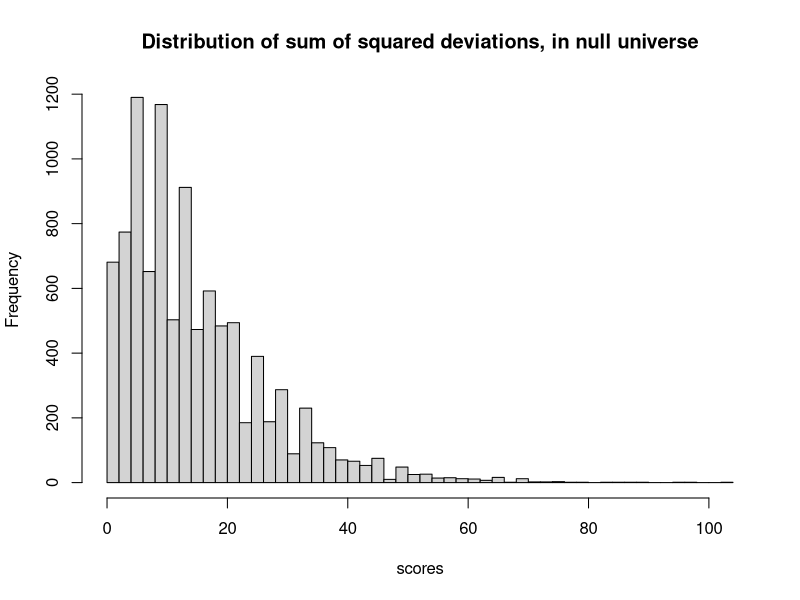

Write R code to recreate this figure.
## ---- chunk 1
# The actual scores for each treatment.
treat_scores <- c(17, 10, 10, 7)
# The mean.
m <- mean(treat_scores)
# The four deviations from the mean
deviations <- treat_scores - m
# Squared deviations.
sq_deviations <- deviations ** 2
# Sum of squared deviations.
actual_sum_sq_deviations <- sum(sq_deviations)
# Show the result.
actual_sum_sq_deviations
## ---- chunk 2
# Set the number of trials.
n_trials <- 10000

# Set the sample size for each trial.
sample_size <- 20

# An empty vector to store the trials.
scores <- numeric(n_trials)

# Do 10000 trials.
for (i in 1:n_trials) {
    # Repeat the following steps 4 times to constitute 4 groups of 20 and
    # count their success rates.
    group_scores <- numeric(4)
    for (group_no in 1:4) {
        # A treatment group
        group <- sample(c('success', 'failure'),
                        size=20,
                        prob=c(0.55, 0.45),
                        replace=TRUE)
        # Count successes.
        group_count <- sum(group == 'success')
        # Store result.
        group_scores[group_no] <- group_count
        # End the procedure for one group of 20, go back and repeat until all 4
        # are done.
    }
    # Calculate the mean
    m <- mean(group_scores)
    # Calculate the deviations of the scores from the mean of the scores.
    deviations <- group_scores - m
    # Square them, making them them positive.
    sq_deviations <- deviations ** 2
    # Sum up the squared deviations.
    sum_sq_deviations <- sum(sq_deviations)
    # Keep track of the result for each trial.
    scores[i] <- sum_sq_deviations

    # End a trial, go back and repeat until all 10000 are complete.
}

# Produce a histogram of the trial results.
hist(scores, breaks=50,
     main='Distribution of sum of squared deviations, in null universe')
## ---- chunk 3
# How many of the trials yielded a maximum difference greater than the
# observed maximum difference?
k <- sum(scores >= actual_sum_sq_deviations)
# Convert to a proportion
kk <- k / n_trials

message('Proportion >= ', actual_sum_sq_deviations, ' was: ', kk)
